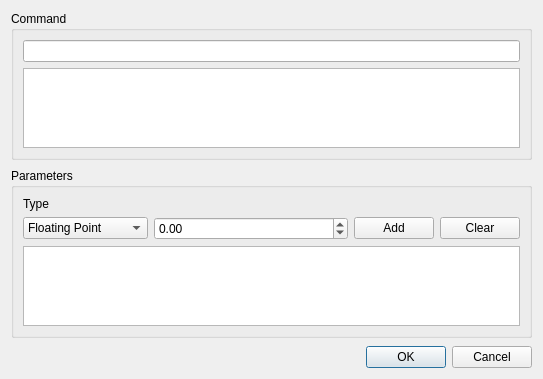
<?xml version="1.0" encoding="UTF-8"?>
<ui version="4.0">
 <class>QCommandDialog</class>
 <widget class="QDialog" name="QCommandDialog">
  <property name="geometry">
   <rect>
    <x>0</x>
    <y>0</y>
    <width>543</width>
    <height>379</height>
   </rect>
  </property>
  <property name="windowTitle">
   <string>Dialog</string>
  </property>
  <layout class="QVBoxLayout" name="verticalLayout">
   <property name="spacing">
    <number>8</number>
   </property>
   <item>
    <widget class="QGroupBox" name="commandBox">
     <property name="title">
      <string>Command</string>
     </property>
     <layout class="QVBoxLayout" name="verticalLayout_2">
      <item>
       <widget class="QLineEdit" name="commandLineEdit"/>
      </item>
      <item>
       <widget class="QTextEdit" name="commandDescription">
        <property name="enabled">
         <bool>true</bool>
        </property>
       </widget>
      </item>
     </layout>
    </widget>
   </item>
   <item>
    <widget class="QGroupBox" name="parameterBox">
     <property name="title">
      <string>Parameters</string>
     </property>
     <layout class="QGridLayout" name="gridLayout_2">
      <item row="1" column="1">
       <widget class="QStackedWidget" name="stackedWidgetType">
        <property name="sizePolicy">
         <sizepolicy hsizetype="Preferred" vsizetype="Preferred">
          <horstretch>5</horstretch>
          <verstretch>0</verstretch>
         </sizepolicy>
        </property>
        <property name="lineWidth">
         <number>0</number>
        </property>
        <property name="currentIndex">
         <number>0</number>
        </property>
        <widget class="QWidget" name="pageFloat">
         <layout class="QGridLayout" name="gridLayout_8">
          <property name="leftMargin">
           <number>0</number>
          </property>
          <property name="topMargin">
           <number>0</number>
          </property>
          <property name="rightMargin">
           <number>0</number>
          </property>
          <property name="bottomMargin">
           <number>0</number>
          </property>
          <item row="0" column="0">
           <widget class="QDoubleSpinBox" name="doubleSpinBox">
            <property name="sizePolicy">
             <sizepolicy hsizetype="Preferred" vsizetype="Fixed">
              <horstretch>0</horstretch>
              <verstretch>0</verstretch>
             </sizepolicy>
            </property>
            <property name="minimumSize">
             <size>
              <width>125</width>
              <height>0</height>
             </size>
            </property>
            <property name="minimum">
             <double>-999999.000000000000000</double>
            </property>
            <property name="maximum">
             <double>999999.000000000000000</double>
            </property>
           </widget>
          </item>
         </layout>
        </widget>
        <widget class="QWidget" name="pageInt">
         <layout class="QGridLayout" name="gridLayout_7">
          <property name="leftMargin">
           <number>0</number>
          </property>
          <property name="topMargin">
           <number>0</number>
          </property>
          <property name="rightMargin">
           <number>0</number>
          </property>
          <property name="bottomMargin">
           <number>0</number>
          </property>
          <item row="0" column="0">
           <widget class="QSpinBox" name="intSpinBox">
            <property name="sizePolicy">
             <sizepolicy hsizetype="Preferred" vsizetype="Fixed">
              <horstretch>0</horstretch>
              <verstretch>0</verstretch>
             </sizepolicy>
            </property>
            <property name="minimumSize">
             <size>
              <width>125</width>
              <height>0</height>
             </size>
            </property>
            <property name="minimum">
             <number>-99999</number>
            </property>
            <property name="maximum">
             <number>99999</number>
            </property>
           </widget>
          </item>
         </layout>
        </widget>
        <widget class="QWidget" name="pageStr">
         <layout class="QGridLayout" name="gridLayout_9">
          <property name="leftMargin">
           <number>0</number>
          </property>
          <property name="topMargin">
           <number>0</number>
          </property>
          <property name="rightMargin">
           <number>0</number>
          </property>
          <property name="bottomMargin">
           <number>0</number>
          </property>
          <item row="0" column="0">
           <widget class="QLineEdit" name="lineEditParam">
            <property name="sizePolicy">
             <sizepolicy hsizetype="Preferred" vsizetype="Fixed">
              <horstretch>0</horstretch>
              <verstretch>0</verstretch>
             </sizepolicy>
            </property>
           </widget>
          </item>
         </layout>
        </widget>
        <widget class="QWidget" name="pageBool">
         <layout class="QGridLayout" name="gridLayout_10">
          <property name="leftMargin">
           <number>0</number>
          </property>
          <property name="topMargin">
           <number>0</number>
          </property>
          <property name="rightMargin">
           <number>0</number>
          </property>
          <property name="bottomMargin">
           <number>0</number>
          </property>
          <item row="0" column="0">
           <widget class="QCheckBox" name="checkBoxParam">
            <property name="sizePolicy">
             <sizepolicy hsizetype="Preferred" vsizetype="Fixed">
              <horstretch>1</horstretch>
              <verstretch>0</verstretch>
             </sizepolicy>
            </property>
            <property name="text">
             <string>True</string>
            </property>
           </widget>
          </item>
         </layout>
        </widget>
       </widget>
      </item>
      <item row="1" column="2">
       <widget class="QPushButton" name="btnAddParameter">
        <property name="sizePolicy">
         <sizepolicy hsizetype="Minimum" vsizetype="Fixed">
          <horstretch>1</horstretch>
          <verstretch>0</verstretch>
         </sizepolicy>
        </property>
        <property name="text">
         <string>Add</string>
        </property>
       </widget>
      </item>
      <item row="2" column="0" colspan="4">
       <widget class="QTableView" name="tableView">
        <attribute name="horizontalHeaderVisible">
         <bool>false</bool>
        </attribute>
        <attribute name="horizontalHeaderStretchLastSection">
         <bool>true</bool>
        </attribute>
       </widget>
      </item>
      <item row="0" column="0">
       <widget class="QLabel" name="label_6">
        <property name="text">
         <string>Type</string>
        </property>
       </widget>
      </item>
      <item row="1" column="3">
       <widget class="QPushButton" name="btnClearParams">
        <property name="sizePolicy">
         <sizepolicy hsizetype="Minimum" vsizetype="Fixed">
          <horstretch>1</horstretch>
          <verstretch>0</verstretch>
         </sizepolicy>
        </property>
        <property name="text">
         <string>Clear</string>
        </property>
       </widget>
      </item>
      <item row="1" column="0">
       <widget class="QComboBox" name="comboBoxType">
        <property name="sizePolicy">
         <sizepolicy hsizetype="Fixed" vsizetype="Fixed">
          <horstretch>1</horstretch>
          <verstretch>0</verstretch>
         </sizepolicy>
        </property>
        <property name="minimumSize">
         <size>
          <width>125</width>
          <height>0</height>
         </size>
        </property>
        <item>
         <property name="text">
          <string>Floating Point</string>
         </property>
        </item>
        <item>
         <property name="text">
          <string>Integer</string>
         </property>
        </item>
        <item>
         <property name="text">
          <string>String</string>
         </property>
        </item>
        <item>
         <property name="text">
          <string>Boolean</string>
         </property>
        </item>
       </widget>
      </item>
     </layout>
    </widget>
   </item>
   <item>
    <widget class="QDialogButtonBox" name="buttonBox">
     <property name="orientation">
      <enum>Qt::Orientation::Horizontal</enum>
     </property>
     <property name="standardButtons">
      <set>QDialogButtonBox::StandardButton::Cancel|QDialogButtonBox::StandardButton::Ok</set>
     </property>
    </widget>
   </item>
  </layout>
 </widget>
 <resources/>
 <connections>
  <connection>
   <sender>buttonBox</sender>
   <signal>accepted()</signal>
   <receiver>QCommandDialog</receiver>
   <slot>accept()</slot>
   <hints>
    <hint type="sourcelabel">
     <x>248</x>
     <y>254</y>
    </hint>
    <hint type="destinationlabel">
     <x>157</x>
     <y>274</y>
    </hint>
   </hints>
  </connection>
  <connection>
   <sender>buttonBox</sender>
   <signal>rejected()</signal>
   <receiver>QCommandDialog</receiver>
   <slot>reject()</slot>
   <hints>
    <hint type="sourcelabel">
     <x>316</x>
     <y>260</y>
    </hint>
    <hint type="destinationlabel">
     <x>286</x>
     <y>274</y>
    </hint>
   </hints>
  </connection>
 </connections>
</ui>
